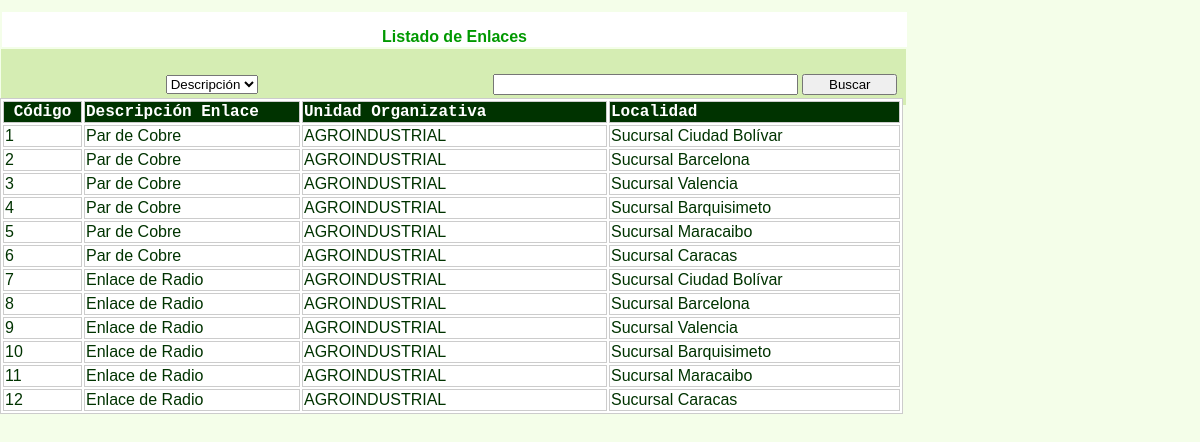
Page /selec_enlaces.php on the committed database.
### tables this page shows
CREATE TABLE `t_enlaces` (
  `numero_enlace` int(4) NOT NULL,
  `nombre_enlace` varchar(40) NOT NULL,
  `tipo_enlace` int(2) NOT NULL,
  `acceso` varchar(15) NOT NULL,
  `CIR` varchar(15) NOT NULL,
  `CTO` varchar(100) NOT NULL,
  `PVC` varchar(15) NOT NULL,
  `DLCI_VLAN` varchar(15) NOT NULL,
  `RIF_PROV` varchar(20) NOT NULL,
  `cod_localidad` int(2) NOT NULL,
  `usos_enlaces` int(1) NOT NULL,
  `COD_UNIDAD` int(3) NOT NULL,
  `estatus` int(1) NOT NULL,
  `fecha_creacion` date NOT NULL,
  `fecha_cambio` date NOT NULL,
  `user_creacion` varchar(10) NOT NULL,
  `user_cambio` varchar(10) NOT NULL,
  UNIQUE KEY `nro_enlace` (`numero_enlace`)
);

CREATE TABLE `m_unidad_org` (
  `COD_UNIDAD` int(3) NOT NULL,
  `DESC_UNIDAD` varchar(40) NOT NULL,
  `LITERAL` varchar(16) NOT NULL,
  UNIQUE KEY `UNIDAD` (`COD_UNIDAD`)
);

CREATE TABLE `m_localidades` (
  `COD_LOCALIDAD` int(2) NOT NULL,
  `DESC_LOCALIDAD` varchar(40) NOT NULL,
  UNIQUE KEY `cod_localidad` (`COD_LOCALIDAD`)
);

### selec_enlaces.php (the view, shortened to what this page needs)
<?php
  $nombre_busqueda=$_POST['nombre_busqueda'];
  $tipo_objeto=$_POST['tipo_objeto'];
?>
<!DOCTYPE html PUBLIC "-//W3C//DTD XHTML 1.0 Transitional//EN" "http://www.w3.org/TR/xhtml1/DTD/xhtml1-transitional.dtd">
<html xmlns="http://www.w3.org/1999/xhtml">
<head>
</head>
<body>
<p>&nbsp;</p>
<p class="efecha">&nbsp;</p>
<div id="Layer1">
  <div align="center" class="Estilo28">
    <p class="Estilo41">Listado de Enlaces </p>
  </div>
</div>
<form id="form1" name="form1" method="post" action="selec_enlaces.php">
  <p>&nbsp;</p>
  <p>&nbsp;</p>
<div id="busqueda">
  <table width="899">
    <tr>
      <td width="136">&nbsp;</td>
      <td width="342">&nbsp;</td>
      </tr>
    <tr>
      <td><div align="right">
        <select name="tipo_objeto" size="1" id="tipo_objeto" >
          <?php
          $opciones = array(01=>'Descripción              ',02=>'Código               ');
          foreach($opciones as $k=>$op) {
        ?>
          <option value="<?php echo $k; ?>" <?php if($tipo_objeto== $k) echo 'selected="selected"'?> > <?php echo $op; ?> </option>
          <?php } ?>
        </select>
      </div></td>
      <td><div align="right">
        <input name="nombre_busqueda" type="text" id="nombre_busqueda" value="<?php echo $nombre_busqueda; ?>" size="35" maxlength="35" />
        <input name="b_buscar" type="submit" id="b_buscar" value="     Buscar     " />
      </div></td>
      </tr>
  </table>
  <div id="resultado">
    <table width="903" border="1" bordercolor="#CCCCCC" bgcolor="#FFFFFF" class="Estilo28">
      <tr>
        <td width="75" bgcolor="#003300"><div align="center"><span class="Estilo38">C&oacute;digo</span></div></td>
        <td width="212" bgcolor="#003300"><span class="Estilo38">Descripci&oacute;n Enlace </span></td>
        <td width="301" bgcolor="#003300"><span class="Estilo38">Unidad Organizativa </span></td>
        <td width="287" bgcolor="#003300"><div align="left"><span class="Estilo38">Localidad</span></div></td>
      </tr>
        <?php
	  		 $conectar=conectar_BD();
               $sql02="select  numero_enlace as numero_enlace, nombre_enlace as nombre_enlace, tipo_enlace as tipo_enlace, acceso as acceso,
			   cir as cir, cto as cto, pvc as pvc, dlci_vlan as dlci, rif_prov as rif_prov, cod_localidad as cod_localidad, usos_enlaces as               uso_enlace, cod_unidad as cod_unidad, estatus as estatus, fecha_creacion as fecha_creacion, fecha_cambio as fecha_cambio,
			   user_creacion as  user_creacion, user_cambio as user_cambio from t_enlaces  order by numero_enlace";
		   $resultado=mysql_query($sql02,$conectar) or die("Problemas en la Sentencia SQL".mysql_error());
           if(mysql_num_rows($resultado)>0)
	       {
    		  while($registro=mysql_fetch_assoc($resultado))
              {
				  $numero_enlace=$registro['numero_enlace'];
				  $numero_enlace=str_replace(" ","&nbsp;",$numero_enlace);
                  $nombre_enlace=$registro['nombre_enlace'];
				  $nombre_enlace=str_replace(" ","&nbsp;",$nombre_enlace);
                  $estatus=$registro['estatus'];
				  $estatus=str_replace(" ","&nbsp;",$estatus);
				  $tipo_enlace=$registro['tipo_enlace'];
				  $tipo_enlace=str_replace(" ","&nbsp;",$tipo_enlace);
				  $acceso=$registro['acceso'];
				  $acceso=str_replace(" ","&nbsp;",$acceso);
				  $cir=$registro['cir'];
				  $cir=str_replace(" ","&nbsp;",$cir);
				  $cto=$registro['cto'];
				  $cto=str_replace(" ","&nbsp;",$cto);
				  $localidad=$registro['cod_localidad'];
				  $localidad=str_replace(" ","&nbsp;",$localidad);
				  $cod_unidad=$registro['cod_unidad'];
				  $cod_unidad=str_replace(" ","&nbsp;",$cod_unidad);
				  $pvc=$registro['pvc'];
				  $pvc=str_replace(" ","&nbsp;",$pvc);
				  $dlci=$registro['dlci'];
				  $dlci=str_replace(" ","&nbsp;",$dlci);
				  $rif_prov=$registro['rif_prov'];
				  $rif_prov=str_replace(" ","&nbsp;",$rif_prov);
				  $uso_enlace=$registro['uso_enlace'];
				  $uso_enlace=str_replace(" ","&nbsp;",$uso_enlace);
				  $fecha_creacion=$registro['fecha_creacion'];
				  $fecha_creacion=str_replace(" ","&nbsp;",$fecha_creacion);
				  $fecha_cambio=$registro['fecha_cambio'];
				  $fecha_cambio=str_replace(" ","&nbsp;",$fecha_cambio);
				  $user_creacion=$registro['user_creacion'];
				  $user_creacion=str_replace(" ","&nbsp;",$user_creacion);
				  $user_cambio=$registro['user_cambio'];
				  $user_cambio=str_replace(" ","&nbsp;",$user_cambio);
				  $sql2="select den_prov as den_prov from m_proveedores where rif_prov = '$rif_prov'";
                  $resul=mysql_query($sql2,$conectar) or die("Problemas en la Sentencia SQL".mysql_error());
                  $reg1=mysql_fetch_assoc($resul);
				  $des_prov=$reg1['den_prov'];
				  $des_prov=str_replace(" ","&nbsp;",$des_prov);
				  $sql03="select desc_localidad as desc_localidad from m_localidades where cod_localidad = '$localidad'";
                  $resul3=mysql_query($sql03,$conectar) or die("Problemas en la Sentencia SQL".mysql_error());
				  $reg3=mysql_fetch_assoc($resul3);
				  $des_localidad=$reg3['desc_localidad'];
				  $des_localidad=str_replace(" ","&nbsp;",$des_localidad);
				  $sql04="select desc_unidad as desc_unidad from m_unidad_org where cod_unidad = '$cod_unidad'";
                  $resul4=mysql_query($sql04,$conectar) or die("Problemas en la Sentencia SQL".mysql_error());
				  $reg4=mysql_fetch_assoc($resul4);
				  $des_unidad=$reg4['desc_unidad'];
				  $des_unidad=str_replace(" ","&nbsp;",$des_unidad);
				  echo "<tr OnMouseOver='Resaltar_On(this);' OnMouseOut='Resaltar_Off(this);'  OnClick=\"datos('$numero_enlace','$nombre_enlace','$estatus','$tipo_enlace','$acceso','$cir','$cto','$localidad','$cod_unidad','$pvc','$dlci','$rif_prov','$uso_enlace','$fecha_creacion','$fecha_cambio','$user_creacion','$user_cambio','$des_prov','$des_localidad','$cod_unidad','$des_unidad');\"><td>$numero_enlace</td><td>$nombre_enlace</td><td>$des_unidad</td><td>$des_localidad</td></tr>";
		    }
		   }
		   ?>
    </table>
  </div>
</div>
  <p>&nbsp;</p>
  <p>&nbsp;</p>
  <p>&nbsp;</p>
  <p>&nbsp;</p>
  <p>&nbsp;</p>
  <p>&nbsp;</p>
  <p>&nbsp;</p>
</form>
</body>
</html>

### selec_enlaces.php (style rules this page uses)
#Layer1 { position:absolute; width:905px; height:35px; z-index:17; left: 2px; top: 12px; background-color: #FFFFFF; }
#busqueda { position:absolute; width:905px; height:56px; z-index:19; left: 1px; top: 49px; background-color: #D5EDB3; }
body { background-color: #F4FEE9; }
.Estilo28 { font-family: Geneva, Arial, Helvetica, sans-serif; font-weight: normal; color: #003300; }
#resultado { position:absolute; width:904px; height:265px; z-index:1; left: -1px; }
.Estilo38 { color: #FFFFFF; font-weight: bold; font-family: "Courier New", Courier, monospace; }
.Estilo41 { color: #009900; font-weight: bold; }

### rows in the picture
t_enlaces: numero_enlace "1", nombre_enlace "Par de Cobre", COD_UNIDAD.DESC_UNIDAD "AGROINDUSTRIAL", cod_localidad.DESC_LOCALIDAD "Sucursal Ciudad Bolívar"
t_enlaces: numero_enlace "2", nombre_enlace "Par de Cobre", COD_UNIDAD.DESC_UNIDAD "AGROINDUSTRIAL", cod_localidad.DESC_LOCALIDAD "Sucursal Barcelona"
t_enlaces: numero_enlace "3", nombre_enlace "Par de Cobre", COD_UNIDAD.DESC_UNIDAD "AGROINDUSTRIAL", cod_localidad.DESC_LOCALIDAD "Sucursal Valencia"
t_enlaces: numero_enlace "4", nombre_enlace "Par de Cobre", COD_UNIDAD.DESC_UNIDAD "AGROINDUSTRIAL", cod_localidad.DESC_LOCALIDAD "Sucursal Barquisimeto"
t_enlaces: numero_enlace "5", nombre_enlace "Par de Cobre", COD_UNIDAD.DESC_UNIDAD "AGROINDUSTRIAL", cod_localidad.DESC_LOCALIDAD "Sucursal Maracaibo"
t_enlaces: numero_enlace "6", nombre_enlace "Par de Cobre", COD_UNIDAD.DESC_UNIDAD "AGROINDUSTRIAL", cod_localidad.DESC_LOCALIDAD "Sucursal Caracas"
t_enlaces: numero_enlace "7", nombre_enlace "Enlace de Radio", COD_UNIDAD.DESC_UNIDAD "AGROINDUSTRIAL", cod_localidad.DESC_LOCALIDAD "Sucursal Ciudad Bolívar"
t_enlaces: numero_enlace "8", nombre_enlace "Enlace de Radio", COD_UNIDAD.DESC_UNIDAD "AGROINDUSTRIAL", cod_localidad.DESC_LOCALIDAD "Sucursal Barcelona"
t_enlaces: numero_enlace "9", nombre_enlace "Enlace de Radio", COD_UNIDAD.DESC_UNIDAD "AGROINDUSTRIAL", cod_localidad.DESC_LOCALIDAD "Sucursal Valencia"
t_enlaces: numero_enlace "10", nombre_enlace "Enlace de Radio", COD_UNIDAD.DESC_UNIDAD "AGROINDUSTRIAL", cod_localidad.DESC_LOCALIDAD "Sucursal Barquisimeto"
t_enlaces: numero_enlace "11", nombre_enlace "Enlace de Radio", COD_UNIDAD.DESC_UNIDAD "AGROINDUSTRIAL", cod_localidad.DESC_LOCALIDAD "Sucursal Maracaibo"
t_enlaces: numero_enlace "12", nombre_enlace "Enlace de Radio", COD_UNIDAD.DESC_UNIDAD "AGROINDUSTRIAL", cod_localidad.DESC_LOCALIDAD "Sucursal Caracas"

### other values in the picture
form field tipo_objeto "Descripción"
